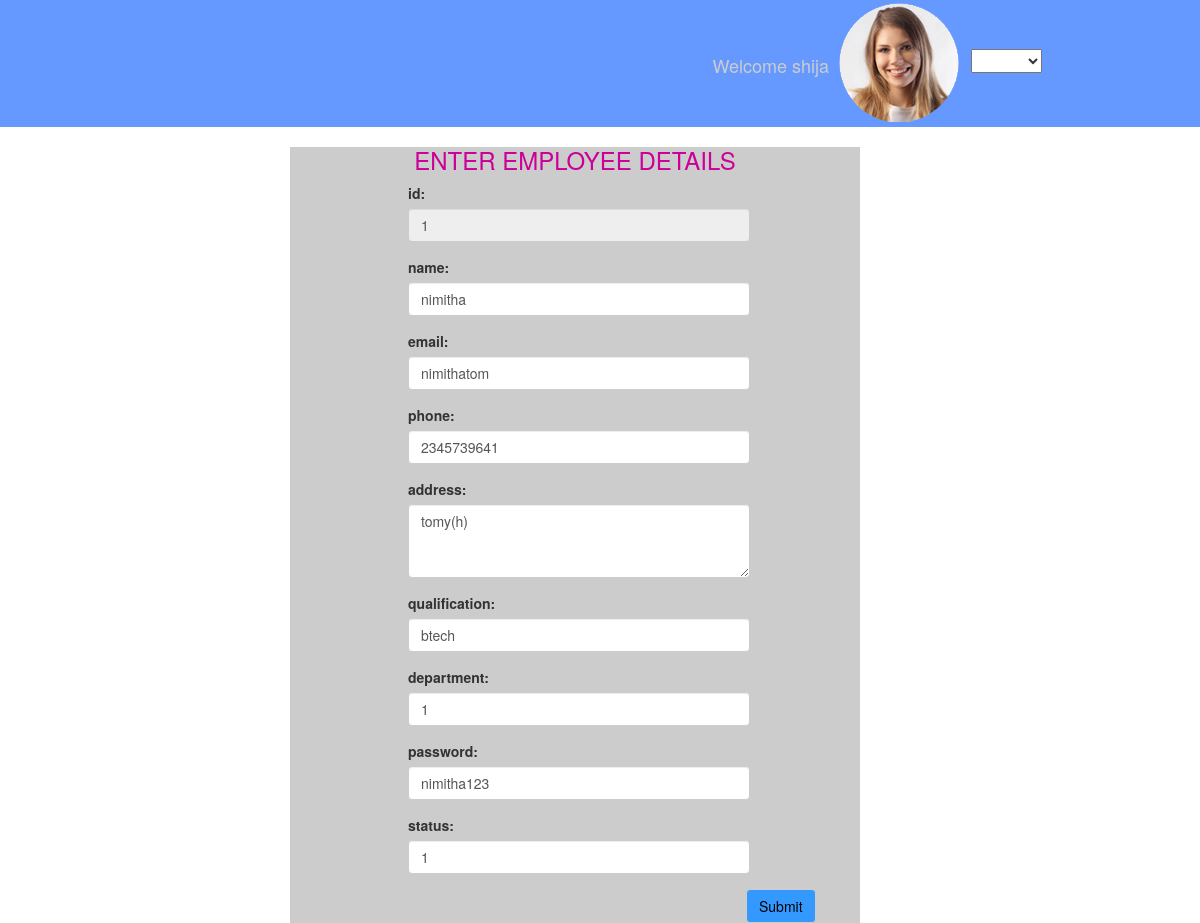
The page /edit_employee.php?id=1 on the database its author committed.
### tables this page shows
CREATE TABLE IF NOT EXISTS `tbl_employees` (
  `id` int(11) NOT NULL AUTO_INCREMENT,
  `name` varchar(10) NOT NULL,
  `email` varchar(10) NOT NULL,
  `phone` varchar(10) NOT NULL,
  `address` varchar(20) NOT NULL,
  `qualification` varchar(10) NOT NULL,
  `department_id` varchar(10) NOT NULL,
  `password` varchar(10) NOT NULL,
  `status` varchar(10) NOT NULL,
  PRIMARY KEY (`id`)
);

### edit_employee.php (the view, shortened to what this page needs)
<!DOCTYPE html PUBLIC "-//W3C//DTD XHTML 1.0 Transitional//EN" "http://www.w3.org/TR/xhtml1/DTD/xhtml1-transitional.dtd">
<html xmlns="http://www.w3.org/1999/xhtml">
<head>
<link rel="stylesheet" href="css/bootstrap.min.css">
<link rel="stylesheet" href="css/style.css" />
</head>
<body>
<?php
include('header.php');
?>
<div class="container-fluid sec3">
<div class="container sec3-head">
<div col-md-12>
<?php
$con=open_connection();
$emp_id= $_GET['id'];
 $sql="select *from tbl_employees where tbl_employees.id=$emp_id";
$result=mysqli_query($con,$sql);
$row=mysqli_fetch_Array($result);
 $eid=$row['id'];
 $ename=$row['name'];
 $email=$row['email'];
 $phone=$row['phone'];
 $address=$row['address'];
 $qualification=$row['qualification'];
 $department=$row['department_id'];
 $password=$row['password'];
 $status=$row['status'];
?>
<form action="action_emp_edit.php" method="POST" enctype="multipart/form-data" class="emp-form">
<h3>ENTER EMPLOYEE DETAILS</h3>
<div class="form-group">
      <label for="id">id:</label>
      <input readonly="readonly" class="form-control" id="eid" name="id" placeholder="Enter id" value="<?php echo $eid?>">
    </div>
<div class="form-group">
      <label for="name">name:</label>
      <input type="text" class="form-control" id="name" name="name" placeholder="Enter name" value="<?php echo $ename?>">
    </div>
<div class="form-group">
      <label for="email">email:</label>
      <input type="text" class="form-control" id="email" name="email" placeholder="Enter email" value="<?php echo $email?>">
    </div>
<div class="form-group">
      <label for="phone">phone:</label>
      <input type="text" class="form-control" id="phone" name="phone"placeholder="Enter phone" value="<?php echo $phone?>">
    </div>
<div class="form-group">
      <label for="address">address:</label>
      <textarea  rows="3" cols="5" class="form-control" id="address" name="address" ><?php echo $address?>
      </textarea>
    </div>
<div class="form-group">
      <label for="qualification">qualification:</label>
      <input type="text" class="form-control" id="qualification" name="qualification" placeholder="Enter qualification" value="<?php  echo $qualification?>">
    </div>
 <div class="form-group">
      <label for="department">department:</label>
      <input type="text" class="form-control" id="department" name="department"placeholder="Enter department" value="<?php echo $department?>">
    </div>
 <div class="form-group">
      <label for="password">password:</label>
      <input type="text" class="form-control" id="password"  name="password"placeholder="Enter password" value="<?php  echo $password?>">
    </div>
<div class="form-group">
      <label for="status">status:</label>
      <input type="text" class="form-control" id="status" name="status" placeholder="Enter status" value="<?php echo $status?>">
    </div>
 <button type="submit" class="btn btn-default">Submit</button>
</form>
</div>
</div>
</div>
</body>
</html>

### css/style.css (style rules this page uses)
.form-group { width:30%; }
.sec3 h3 { text-align:center; color:#C09; }
.emp-form { background:#CCC; width:50%; margin-left: 260px; }
.form-control { width: 200%; }
.form-group { margin-left: 118px; }
button.btn.btn-default { margin-left: 456px; color:black; background-color:#39F; }

### rows shown on the page
tbl_employees: id "1", name "nimitha", email "nimithatom", phone "2345739641", address "tomy(h)", qualification "btech", department "1", password "nimitha123", status "1"
